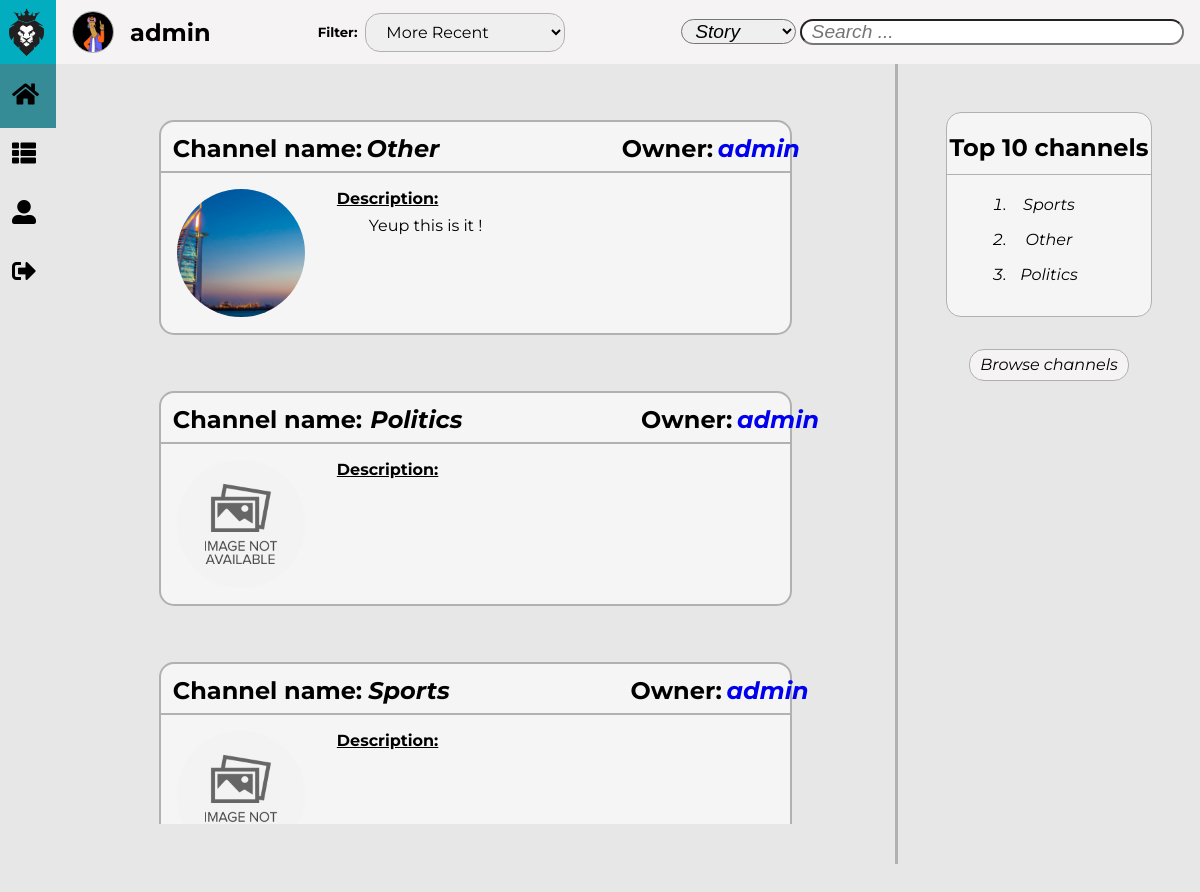
The page /pages/show_channels.php?show=subscriptions (signed in) on the database its author committed.
### tables this page shows
CREATE TABLE Subscription(
    username TEXT NOT NULL REFERENCES User(username),
    channelName TEXT NOT NULL REFERENCES Channel(name),
    CONSTRAINT Subscription PRIMARY KEY (username, channelName)
);

CREATE TABLE Channel(
    name TEXT NOT NULL PRIMARY KEY,
    owner TEXT NOT NULL REFERENCES User(username),
    description TEXT      
);

### pages/show_channels.php (called while the page is built, shortened)
<?php
    include_once('../includes/functions.php');
    include_once('../templates/tpl_common.php');
    include_once('../templates/tpl_show_channels.php');
    include_once('../templates/tpl_general_aside.php');
    include_once('../database/db_user.php');
    $username = isset($_GET['username']) ? htmlentities($_GET['username']) : $_SESSION['username'];
    $show = isset($_GET['show']) ? htmlentities($_GET['show']) : 'all';
    if($show === 'all') {
      $channels = get_all_channels();
    }
    else if($show === 'subscriptions'){
      $channels = get_user_subscriptions($username);
    }
    else {
      generate_error('Invalid show value !');
      die(header('Location: feed.php'));
    }
    draw_channels_list(htmlentities_all($channels));
?>

### database/db_user.php (called while the page is built, shortened)
<?php
    include_once('../includes/functions.php');
    function get_user_subscriptions($username) {
      $db = Database::instance()->db();
      $stmt = $db->prepare('SELECT * FROM Subscription JOIN Channel ON Subscription.channelName = Channel.name WHERE username = ?');
      $stmt->execute(array($username));
      return $stmt->fetchAll();
    }
?>

### includes/functions.php (called while the page is built, shortened)
<?php function get_image($default, $directory, $folder, $element) {
    $image = $default;
    $extensions = ['jpg', 'png', 'gif'];
    for($index = 0; $index < count($extensions); $index++) {
        if(file_exists($directory . $element . '.' . $extensions[$index])) {
            $image = $folder . $element . '.' . $extensions[$index];
            break;
        }
    }
    return $image;
} ?>

### templates/tpl_show_channels.php (the view, shortened to what this page needs)
<?php function draw_channels_list($channels) { ?>
    <div id="masterChannels">
        <section id="channels">
            <form method="get" action="../pages/channel.php">
                <?php foreach($channels as $channel) { ?>
                    <article id="<?= $channel['name'] ?>" class="channelArticle">
                        <header id="channelHeader">
                            <div>
                                <div>
                                    <p>Channel name:</p><h1><?= $channel['name'] ?></h1>
                                </div>
                                <div>
                                    <p>Owner:</p><h1><a href="../pages/profile.php?username=<?= $channel['owner'] ?>"><?= $channel['owner'] ?></a></h1>
                                </div>
                            </div>
                            <div>
                                <img id="asideIMG" src="../resources/images/<?= get_image('default/defaultChannel.png', '../resources/images/channels/', 'channels/', sha1($channel['name'])) ?>" alt="Channel Image">
                                <div id="channelDescription">
                                    <h1>Description:</h1><p><?= $channel['description'] ?></p>
                                </div>
                            </div>
                        </header>
                    </article>
                <?php } ?>
            </form>
        </section>
    </div>
<?php } ?>

### css/common.css (style rules this page uses)
:root { --background-color: rgb(231, 231, 231); --background-header-color: rgb(3, 173, 192); --background-menu-color: rgb(53, 140, 151); --background-toolBar-color: rgb(245, 243, 243); --site-name-color: white; --site-name-font: 'Exo', sans-serif; --menu-color: white; --menu-icons-color: black; --menu-font: 'Montserrat', sans-serif; --toolBar-font: 'Montserrat', sans-serif; --toolBar-info-font-size: 1.5em; --toolBar-filter-font-size: 1em; --border-color: rgb(177, 177, 177); --messages-font: 'Montserrat', sans-serif; --success-fg-color: rgb(86, 155, 13); --error-fg-color: rgb(218, 2, 13); }
body { margin: 0em; display: grid; height: 100%; overflow: hidden; grid-template-columns: auto 5.5fr 2fr; grid-template-rows: 4em 100%; grid-template-areas: "header toolBar toolBar" "menu content aside"; background-color: var(--background-color); }
a { text-decoration: none; }

### css/show_channels.css (style rules this page uses)
:root { --background-color: rgb(231, 231, 231); --background-story-color: whitesmoke; --story-title-font: 'Montserrat', sans-serif; --story-header-font: 'Montserrat', sans-serif; --story-text-font: 'Montserrat', sans-serif; --border-color: rgb(177, 177, 177); }
#masterChannels { grid-area: content; width: 100%; height: 100%; overflow: hidden; }
#channels { margin: 0%; width: 100%; max-height: 95%; overflow-y: auto; padding-right: 20px; }
#channels > form article { margin: 3.5em auto; width: 75%; height: auto; border-radius: 15px; border: solid var(--border-color) 2px; background-color: var(--background-story-color); transition: 0.1s; }
#channelHeader > div:first-child { justify-content: space-between; display: flex; padding-bottom: 0.5em; border-bottom: solid var(--border-color) 2px; }
#channelHeader > div:first-child * { justify-content: space-between; display: flex; padding-right: 1em; }
#channelHeader > div:first-child div:first-child p { margin: 0em; padding: 0.5em 0em 0em 0.5em; width: 15em; padding-top: 0.5em; font-weight: bold; font-size: 1.5em; font-family: var(--story-text-font); }
#channelHeader > div:first-child div:last-child p { margin: 0em; padding: 0.5em 0em 0em 0em; width: 3em; padding-top: 0.5em; padding-right: 1em; font-weight: bold; font-size: 1.5em; font-family: var(--story-text-font); }
#channelHeader > div:first-child h1 { margin: 0em; padding: 0.5em 0em 0em 0em; width: 100%; height: auto; font-family: var(--story-title-font); font-size: 1.5em; font-style: italic; }
#channelHeader > div:last-child { justify-content: flex-start; display: flex; }
#channelHeader > div > img { margin: 0em; padding: 1em; width: 8em; height: 8em; border-radius: 50%; object-fit: cover; }
#channelDescription { margin: 0em; padding: 1em 1em 1em 1em; max-width: 100%; font-family: var(--story-text-font); }
#channelDescription > h1 { padding: 0em; margin: 0em; font-weight: bold; text-decoration: underline; font-size: 1em; }
#channelDescription > p { position: relative; padding-top: 0.5em; padding-right: 1em; margin: 0em; text-indent: 2em; text-align: justify; line-height: 1.2em; }

### css/general_aside.css (style rules this page uses)
:root { --background-color: rgb(231, 231, 231); --background-story-color: whitesmoke; --story-text-font: 'Montserrat', sans-serif; --aside-img-font-size: 15em; --aside-username-font: 'Exo', sans-serif; --aside-username-font-size: 2em; --aside-text-font: 'Montserrat', sans-serif; --aside-button-font-size: 1em; --aside-button-background-color: rgb(245, 243, 243); --aside-button-background-color-hover: rgb(3, 173, 192); --success-fg-color: rgb(86, 155, 13); --error-fg-color: rgb(218, 2, 13); --border-color: rgb(177, 177, 177); }

### rows shown on the page
subscription: channelName.name "Other", channelName.owner "admin", shows a picture, channelName.description "Yeup this is it !"
subscription: channelName.name "Politics", channelName.owner "admin"
subscription: channelName.name "Sports", channelName.owner "admin"

### other values the page prints
$username "admin"
$channel['channelName'] "Sports"
$channel['channelName'] "Other"
$channel['channelName'] "Politics"
